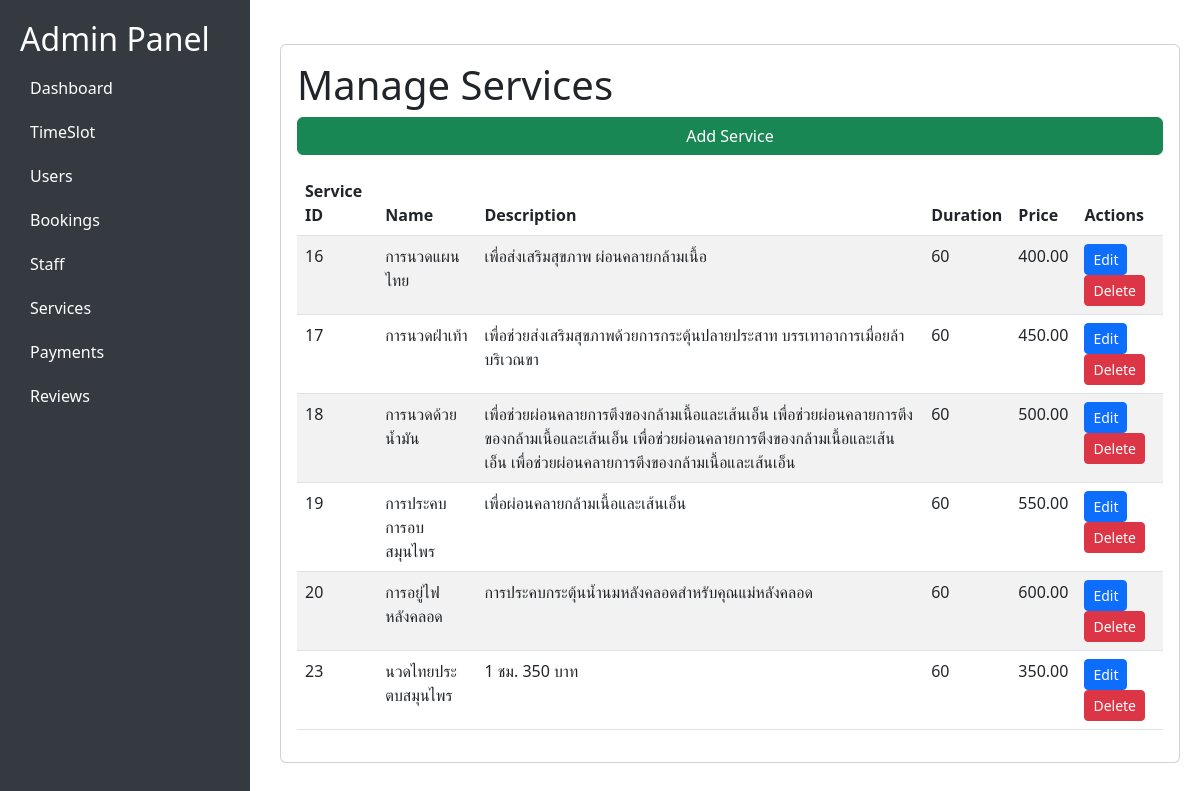
Screenshot of /admin-services/ with the database file from the repository.
### serviceApp/models.py (models this page shows, shortened)
class Service(models.Model):
    service_id = models.AutoField(primary_key=True)
    name = models.CharField(max_length=100)
    description = models.TextField()
    price = models.DecimalField(max_digits=10, decimal_places=2)
    duration = models.IntegerField(null=True, blank=True, default=None)

### serviceApp/views.py (the view)
# urls.py: path('admin-services/', views.manage_services),
def manage_services(request):
    service_list = Service.objects.all()
    return render(request, 'admin-services.html', {'service_list': service_list})

### serviceApp/templates/admin-services.html (shortened to what this page needs)
<!DOCTYPE html>
<html lang="en">
<head>
    <link href="https://cdn.jsdelivr.net/npm/bootstrap@5.3.0/dist/css/bootstrap.min.css" rel="stylesheet">
</head>
<body>
    <div class="sidebar">
        <h2>Admin Panel</h2>
        <a href="/ad">Dashboard</a>
        <a href="/admin-timeslot">TimeSlot</a>
        <a href="/admin-users"> Users</a>
        <a href="/admin-bookings"> Bookings</a>
        <a href="/admin-employees"> Staff</a>
        <a href="/admin-services"> Services</a>
        <a href="/admin-payments">Payments</a>
        <a href="/admin-reviews">Reviews</a>
    </div>
    <div class="content">
    <div class="card mt-4 p-3">
        <h1>Manage Services</h1>
        <button class="btn btn-success mb-3" data-bs-toggle="modal" data-bs-target="#addServiceModal">Add Service</button>
        <table class="table table-striped">
            <thead>
                <tr>
                    <th>Service ID</th>
                    <th>Name</th>
                    <th>Description</th>
                    <th>Duration</th>
                    <th>Price</th>
                    <th style="width:10%">Actions</th>
                </tr>
            </thead>
            <tbody>
                {% for service in service_list %}
                <tr>
                    <td>{{ service.service_id }}</td>
                    <td>{{ service.name }}</td>
                    <td>{{ service.description }}</td>
                    <td>{{ service.duration }}</td>
                    <td>{{ service.price }}</td>
                    <td>
                        <button class="btn btn-primary btn-sm" data-bs-toggle="modal" data-bs-target="#editServiceModal"
                            data-id="{{ service.service_id }}"
                            data-name="{{ service.name }}"
                            data-description="{{ service.description }}"
                            data-duration="{{ service.duration }}"
                            data-price="{{ service.price }}">Edit</button>
                        <form method="POST" action="{% url 'delete_service' service.service_id %}" style="display:inline;">
                            <button class="btn btn-danger btn-sm" onclick="confirmDelete('{{ service.service_id }}')">Delete</button>
                    </form>
                    </td>
                </tr>
                {% empty %}
                <tr>
                    <td colspan="6" class="text-center">No services found.</td>
                </tr>
                {% endfor %}
            </tbody>
        </table>
    </div>
</div>
</body>
</html>

### serviceApp/templates/admin-services.html (style rules this page uses)
body { display: flex; }
.sidebar { width: 250px; height: 100vh; background: #343a40; padding: 20px; color: white; position: fixed; }
.content { margin-left: 260px; padding: 20px; width: 100%; }
.sidebar a { color: white; display: block; padding: 10px; text-decoration: none; }

### rows the page displays
Service: service_id "16", name "การนวดแผนไทย", description "เพื่อส่งเสริมสุขภาพ ผ่อนคลายกล้ามเนื้อ", duration "60", price "400.00"
Service: service_id "17", name "การนวดฝ่าเท้า", description "เพื่อช่วยส่งเสริมสุขภาพด้วยการกระตุ้นปลายประสาท บรรเทาอาการเมื่อยล้าบริเวณขา", duration "60", price "450.00"
Service: service_id "18", name "การนวดด้วยน้ำมัน", description "เพื่อช่วยผ่อนคลายการตึงของกล้ามเนื้อและเส้นเอ็น เพื่อช่วยผ่อนคลายการตึงของกล้ามเนื้อและเส้นเอ็น เพื่อช่วยผ่อนคลายการตึงของกล้ามเนื้อและเส้นเอ็น เพื่อช่วยผ่อนคลายการตึงของกล้ามเนื้อและเส้นเอ็น", duration "60", price "500.00"
Service: service_id "19", name "การประคบ การอบสมุนไพร", description "เพื่อผ่อนคลายกล้ามเนื้อและเส้นเอ็น", duration "60", price "550.00"
Service: service_id "20", name "การอยู่ไฟหลังคลอด", description "การประคบกระตุ้นน้ำนมหลังคลอดสำหรับคุณแม่หลังคลอด", duration "60", price "600.00"
Service: service_id "23", name "นวดไทยประตบสมุนไพร", description "1 ชม. 350 บาท", duration "60", price "350.00"
